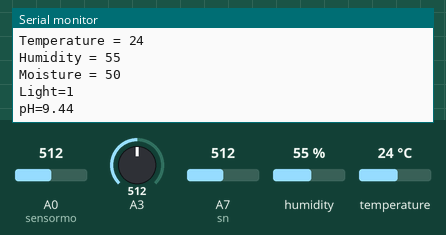
Simulated run of this sketch. Board: Arduino Mega 2560, built with avr-gcc and run on an emulated ATmega2560. Parts: the last lines printed to the serial monitor. Inputs (shaded band) come from the test bench; at power-on: humidity 55 %, A0 (sensormo) = 512, A7 (sn) = 512, temperature 24 °C, A3 = 512.

Above: at 5.8 s.
5.9 s: humidity set to 22 %
11.9 s: A0 (sensormo) set to 716
At 15.5 s:
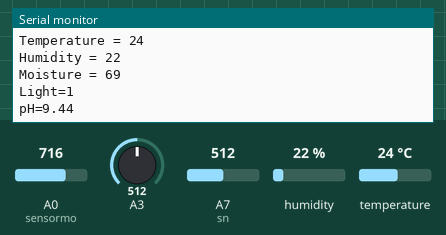
17.9 s: A7 (sn) set to 716
At 21.5 s:
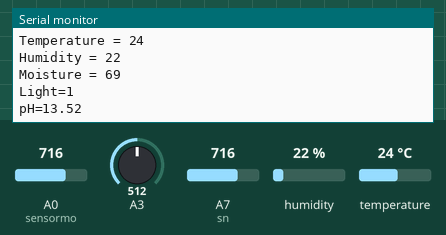
23.9 s: temperature set to 12 °C
29.9 s: A0 (sensormo) set to 992
At 31.0 s:
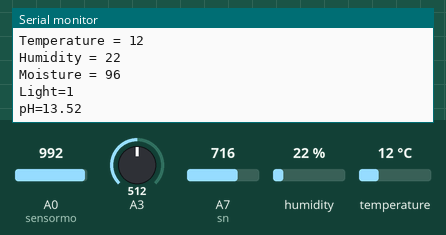
35.9 s: A7 (sn) set to 992
At 40.6 s:
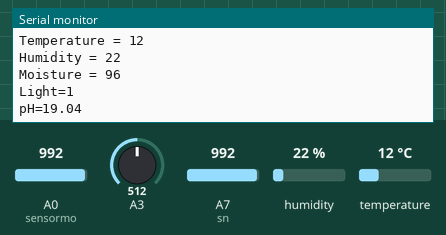
Timing chart, 0 to 42.1 s (numbered marks = the images above; inputs shaded):
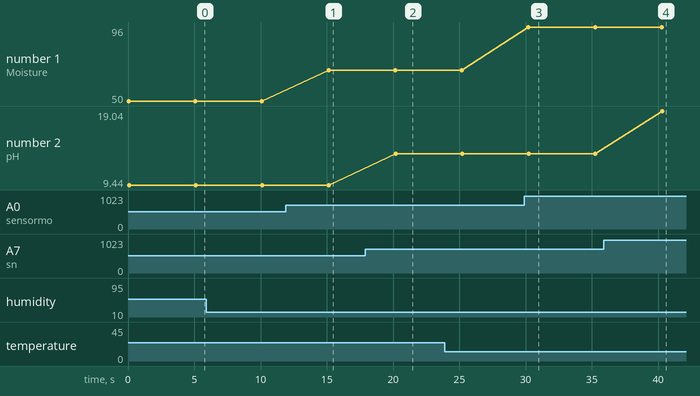

The sketch:

allsensor.ino
```cpp
#include <dht.h>

dht DHT;
int humi,temp,moiste,moist,cal,pho,ldr;
float ph;
int sensormo=A0;
int sn=A7;
int ld=A3;
#define DHT11_PIN 22

void setup(){
  Serial.begin(9600);
  Serial1.begin(9600);

}
  String str;

void loop()
  {   DHT.read11(DHT11_PIN);
      moiste=analogRead (sensormo);
      moist=map(moiste,0,1023,0,100);
      pho=analogRead(sn);
      ph=(pho * 0.02) - 0.8;
      temp=DHT.temperature;
      humi=DHT.humidity;
      ldr=analogRead(A3);
      if(ldr>0)
        ld=1;
      else
        ld=0;
      Serial.print("Temperature = ");
      Serial.println(temp);
      Serial.print("Humidity = ");
      Serial.println(humi);
      Serial.print("Moisture = ");
      Serial.println(moist);
      Serial.print("Light=");
      Serial.println(ld);
      Serial.print("pH=");
      Serial.println(ph);
      str=String(temp)+String(',')+String(humi)+String(',')+String(moist)+String(',')+String(ld)+String(',')+String(ph);
      Serial1.println(str);
      delay(5000);


}
```

Measured:
- after the input at 11.9 s, the serial monitor: prints a new line after 3.2 s (image 1)
- after the input at 17.9 s, the serial monitor: prints a new line after 2.3 s (image 2)
- after the input at 29.9 s, the serial monitor: prints a new line after 0.32 s (image 3)
- after the input at 35.9 s, the serial monitor: prints a new line after 4.4 s (image 4)
- plotted number 1: 50 → 69 after the input at 11.9 s, 69 → 96 after the input at 29.9 s
- plotted number 2: 9.44 → 13.52 after the input at 17.9 s, 13.52 → 19.04 after the input at 35.9 s
